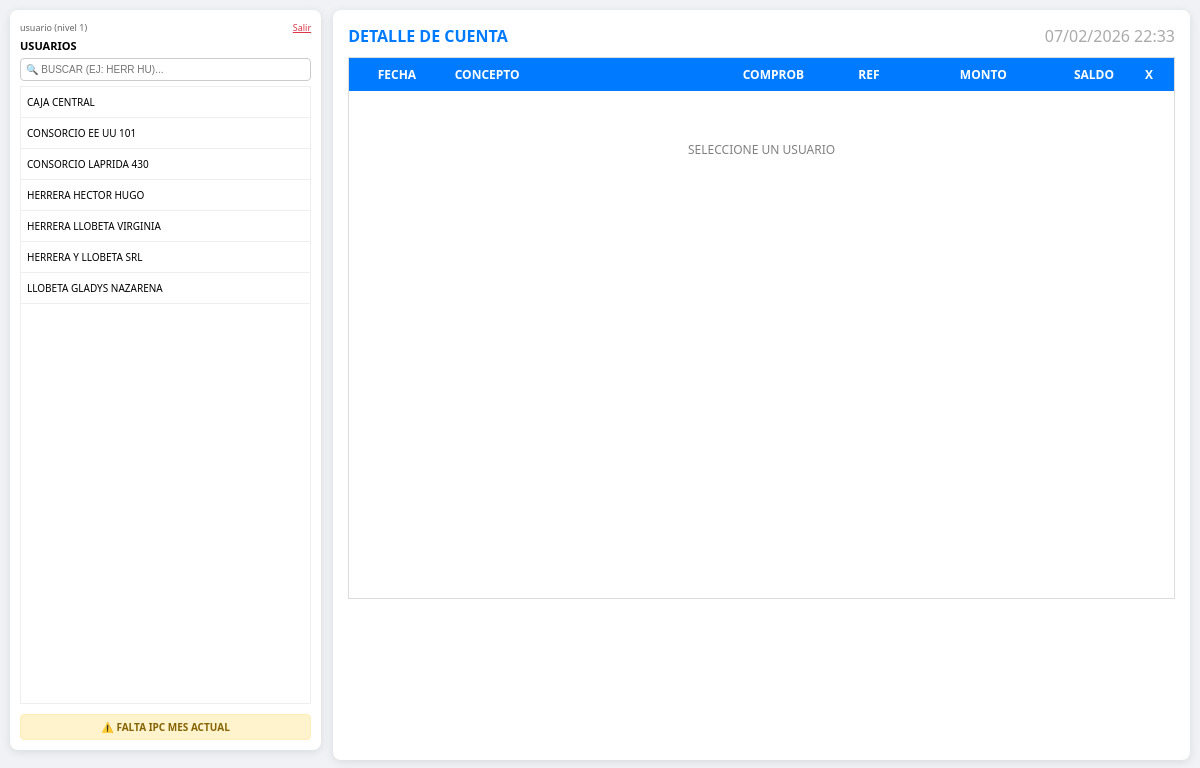
The page /index.php (signed in) on the database its author committed.
### tables this page shows
CREATE TABLE `usuarios` (
  `id` int(11) NOT NULL AUTO_INCREMENT,
  `apellido` varchar(150) NOT NULL,
  `dni` varchar(20) NOT NULL,
  `cuit` varchar(25) DEFAULT NULL,
  `domicilio` varchar(200) DEFAULT NULL,
  `email` varchar(100) DEFAULT NULL,
  `celular` varchar(20) DEFAULT NULL,
  `consorcio` varchar(100) DEFAULT NULL,
  PRIMARY KEY (`id`)
);

### index.php (the view, shortened to what this page needs)
<?php
include 'db.php';
$sql = "SELECT * FROM usuarios ORDER BY (id = 1) DESC, apellido ASC";
$resultado = mysqli_query($conexion, $sql);
$mes_actual = date('Y-m-01');
$res_check = mysqli_query($conexion, "SELECT id FROM indices WHERE fecha = '$mes_actual' LIMIT 1");
$falta_indice = (mysqli_num_rows($res_check) == 0);
$nivelAcceso = (int)($_SESSION['acceso_nivel'] ?? 0);
$soloLectura = ($nivelAcceso < 2);
?>
<!DOCTYPE html>
<html lang="es">
<head>
</head>
<body>
    <div class="contenedor-usuarios">
        <div style="display:flex; justify-content:space-between; align-items:center; flex-wrap:wrap; gap:4px; margin-bottom:4px;">
            <span style="font-size:9px; color:#666;"><?= htmlspecialchars($_SESSION['acceso_usuario'] ?? '') ?> (nivel <?= (int)($_SESSION['acceso_nivel'] ?? 0) ?>)</span>
            <div>
                <a href="logout.php" style="color:#dc3545; font-size:9px;">Salir</a>
            </div>
        </div>
        <div style="display:flex; justify-content:space-between; align-items:center;">
            <h2 style="font-size:11px; margin:0;">USUARIOS</h2>
        </div>
        <input type="text" id="txtBuscador" placeholder="🔍 BUSCAR (EJ: HERR HU)..." onkeyup="filtrar()" style="width:100%; font-size:10px; margin-top:5px; padding:5px; border:1px solid #ccc; border-radius:4px; box-sizing:border-box;">
        <div class="scroll-usuarios">
            <table class="tabla-usuarios">
                <tbody id="cuerpo">
                    <?php while ($f = mysqli_fetch_array($resultado)) {
                        $btnEdit = $soloLectura ? '' : "<button class='btn-edit-inline' onclick='event.stopPropagation(); abrirEditor({$f['id']})'>📝 EDITAR</button>";
                        echo "<tr onclick='cargarMovimientos(this, {$f['id']})'>
                                <td>
                                    <span class='nombre-txt'>".strtoupper($f['apellido'])."</span>
                                    $btnEdit
                                </td>
                              </tr>";
                    } ?>
                </tbody>
            </table>
        </div>
        <?php if($falta_indice): ?>
            <div class="alerta-indice">⚠️ FALTA IPC MES ACTUAL</div>
        <?php endif; ?>
    </div>
    <div class="contenedor-grid">
        <div class="cabecera-detalle">
            <div style="display:flex; align-items:center; gap:10px;">
                <h2 id="tituloMovimientos" style="font-size:1rem; color:#007bff; margin:0;">DETALLE DE CUENTA</h2>
            </div>
            <div id="reloj-sistema"></div>
        </div>
        <div class="scroll-grid" id="divScroll">
            <table class="tabla-datos">
                <thead>
                    <tr>
                        <th style="width:12%;" class="al-cen">FECHA</th>
                        <th style="width:36%;" class="al-izq">CONCEPTO</th>
                        <th style="width:14%;" class="al-cen">COMPROB</th>
                        <th style="width:10%;" class="al-cen">REF</th>
                        <th style="width:13%;" class="al-der">MONTO</th>
                        <th style="width:13%;" class="al-der">SALDO</th>
                        <th style="width:40px;" class="al-cen">X</th>
                    </tr>
                </thead>
                <tbody id="tablaMovimientos">
                    <tr><td colspan="7" style="padding:50px; text-align:center; color:gray;">SELECCIONE UN USUARIO</td></tr>
                </tbody>
            </table>
        </div>
    </div>
</body>
</html>

### index.php (style rules this page uses)
body { font-family: 'Segoe UI', sans-serif; background: #f0f2f5; margin: 0; padding: 10px; display: flex; align-items: flex-start; }
.contenedor-usuarios { background: white; padding: 10px; border-radius: 8px; box-shadow: 0 2px 10px rgba(0,0,0,0.1); width: 25vw; margin-right: 1vw; height: 90vh; display: flex; flex-direction: column; font-size: 10px; }
.contenedor-grid { background: white; padding: 15px; border-radius: 8px; box-shadow: 0 2px 10px rgba(0,0,0,0.1); width: 71vw; height: 90vh; position: relative; }
.cabecera-detalle { display: flex; justify-content: space-between; align-items: center; margin-bottom: 10px; }
#reloj-sistema { font-size: 1rem; color: #aaa; font-weight: 300; min-width: 150px; text-align: right; }
.scroll-usuarios { flex-grow: 1; overflow-y: auto; border: 1px solid #eee; margin-top: 5px; }
.scroll-grid { height: 75%; overflow-y: auto; border: 1px solid #ddd; margin-top: 5px; background: #fff; }
.tabla-datos { width: 100%; border-collapse: collapse; font-size: 12px; table-layout: fixed; }
.tabla-datos th { background: #007bff; color: white; padding: 8px 5px; position: sticky; top: 0; z-index: 10; font-weight: bold; }
.tabla-usuarios { width: 100%; border-collapse: collapse; }
.tabla-usuarios td { border-bottom: 1px solid #eee; padding: 8px 6px; cursor: pointer; text-transform: uppercase; display: flex; justify-content: space-between; align-items: center; }
.al-izq { text-align: left !important; padding-left: 10px !important; }
.al-der { text-align: right !important; padding-right: 10px !important; }
.al-cen { text-align: center !important; }
.alerta-indice { background: #fff3cd; color: #856404; padding: 5px; margin-top: 10px; border-radius: 4px; border: 1px solid #ffeeba; text-align: center; font-weight: bold; }

### rows shown on the page
usuarios: apellido "CAJA CENTRAL"
usuarios: apellido "CONSORCIO EE UU 101"
usuarios: apellido "CONSORCIO LAPRIDA 430"
usuarios: apellido "HERRERA HECTOR HUGO"
usuarios: apellido "HERRERA LLOBETA VIRGINIA"
usuarios: apellido "HERRERA Y LLOBETA SRL"
usuarios: apellido "LLOBETA GLADYS NAZARENA"

### other values the page prints
$_SESSION['acceso_usuario'] "usuario"
$_SESSION['acceso_nivel'] "1"
